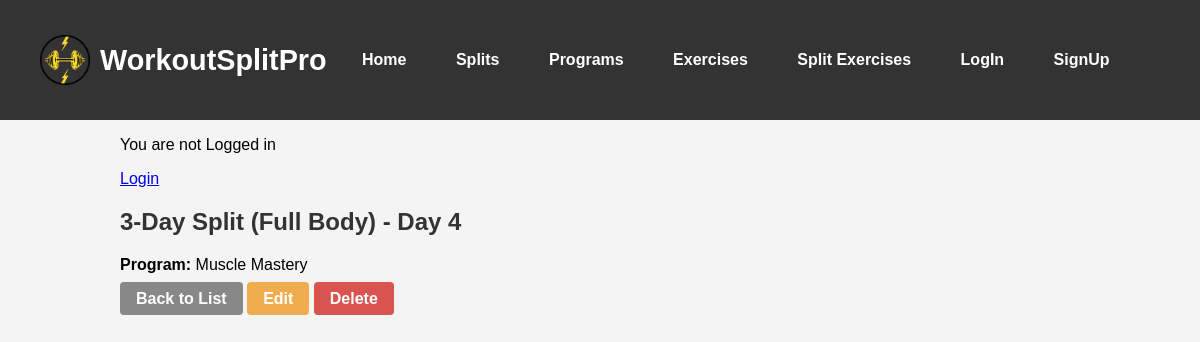
Page /split/3/ on the committed database.
### app/models.py (models this page shows, shortened)
class Split(models.Model):
    program = models.ForeignKey(Program, on_delete=models.CASCADE)
    day = models.IntegerField()
    split_name = models.CharField(max_length=100)

class Program(models.Model):
    user = models.ForeignKey(settings.AUTH_USER_MODEL, on_delete=models.CASCADE)
    program_name = models.CharField(max_length=100)
    goal = models.CharField(max_length=50)
    created_at = models.DateTimeField(auto_now_add=True)
    duration_weeks = models.IntegerField()

### app/views.py (the view)
# urls.py: path('split/<int:pk>/', split_detail, name='split_detail'),
def split_detail(request, pk):
    split = get_object_or_404(Split, pk=pk)
    return render(request, 'app/split_detail.html', {'split': split})

### app/templates/app/split_detail.html
{% extends 'app/base.html' %}
{% block content %}
<h2>{{ split.split_name }} - Day {{ split.day }}</h2>
<p><strong>Program:</strong> {{ split.program.program_name }}</p>
<a href="{% url 'split_list' %}" class="btn btn-secondary">Back to List</a>
<a href="{% url 'split_update' split.id %}" class="btn btn-warning">Edit</a>
<a href="{% url 'split_delete' split.id %}" class="btn btn-danger">Delete</a>
{% endblock %}

### static/css/navbar.css (style rules this page uses)
body { margin: 0; padding: 0; padding-top: 80px; }

### static/css/form.css (style rules this page uses)
body { font-family: Arial, sans-serif; background-color: #f4f4f4; margin: 0; padding: 0; }
h2 { color: #333; font-size: 24px; }
.btn { text-decoration: none; padding: 8px 16px; color: white; background-color: #4CAF50; border-radius: 4px; font-weight: bold; text-align: center; }
.btn-secondary { background-color: #888; }
.btn-warning { background-color: #f0ad4e; }
.btn-danger { background-color: #d9534f; }

### static/css/login.css (style rules this page uses)
body { font-family: Arial, sans-serif; background-color: #f4f4f4; margin: 0; padding: 0; }
h2 { color: #333; font-size: 24px; }
.btn { text-decoration: none; padding: 8px 16px; color: white; background-color: #4CAF50; border-radius: 4px; font-weight: bold; text-align: center; }
.btn-secondary { background-color: #888; }
.btn-warning { background-color: #f0ad4e; }
.btn-danger { background-color: #d9534f; }

### rows in the picture
Split: split_name "3-Day Split (Full Body)", day "4", program.program_name "Muscle Mastery"
